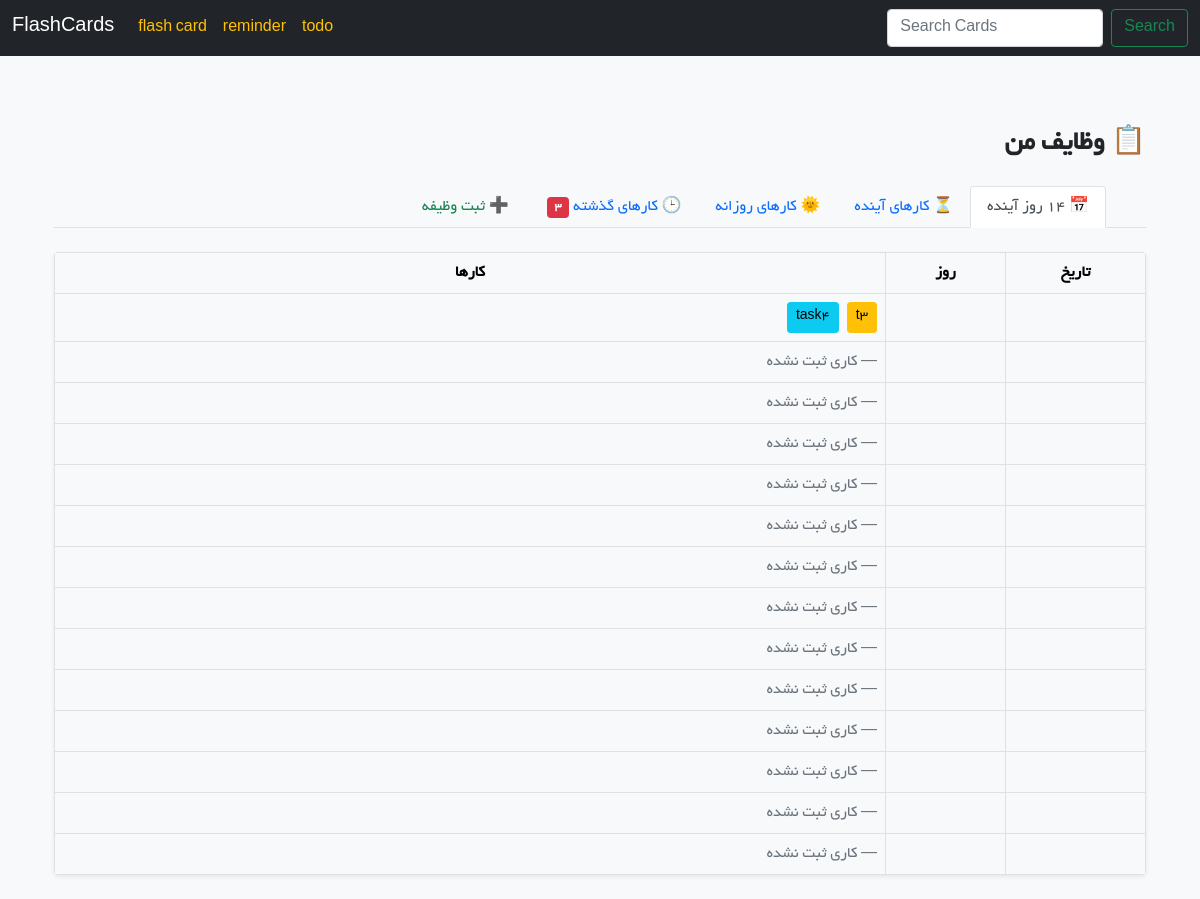
Page /todo/todos/ on the earlier database version.
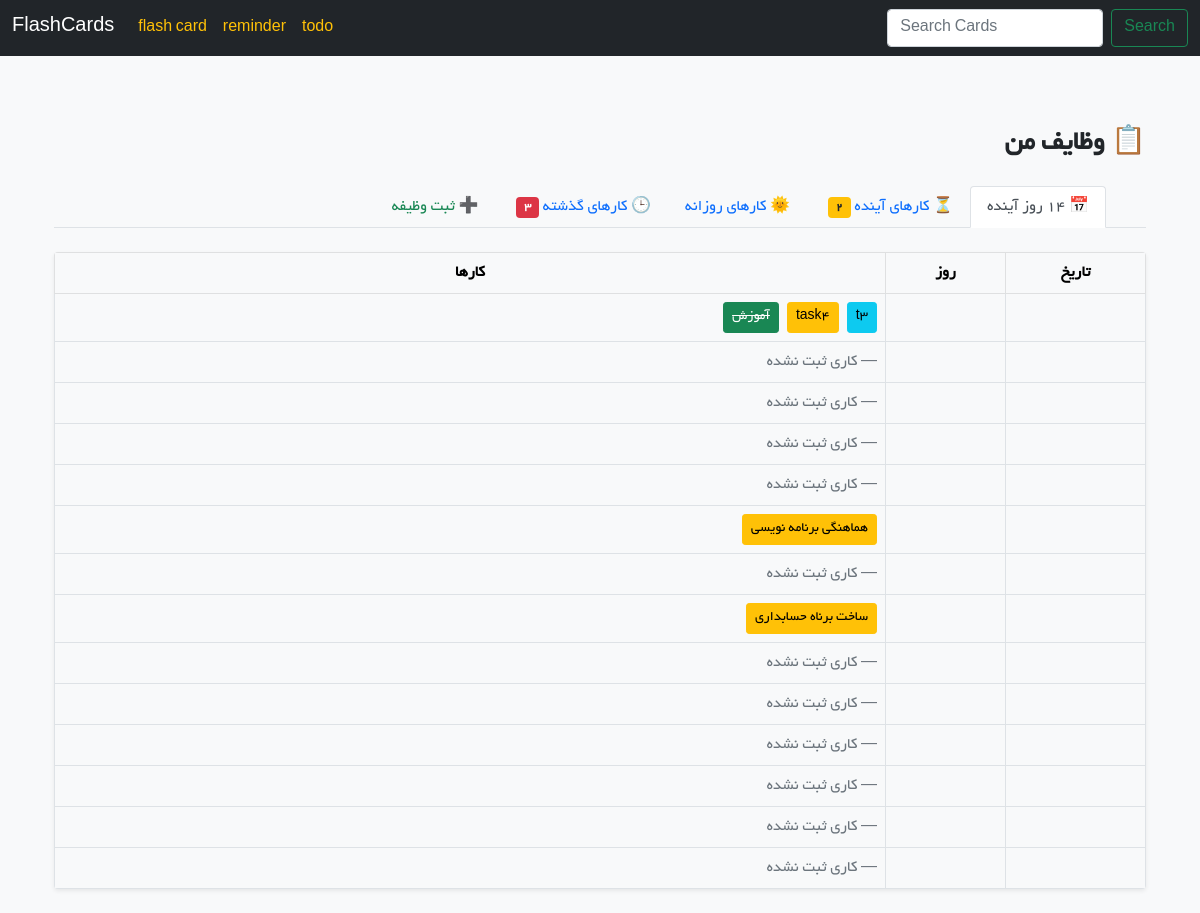
Same page on the later database version.
### todo/models.py (models this page shows, shortened)
class Todo(models.Model):
    PRIORITY_CHOICES = [
        ("low", "Low"),
        ("medium", "Medium"),
        ("high", "High"),
    ]
    title = models.CharField(max_length=200, verbose_name="عنوان")
    description = models.TextField(blank=True, null=True, verbose_name="توضیحات")
    due_date = models.DateField(blank=True, null=True, verbose_name="تاریخ")
    start_time = models.TimeField(blank=True, null=True, verbose_name="ساعت شروع")
    end_time = models.TimeField(blank=True, null=True, verbose_name="ساعت پایان")
    is_completed = models.BooleanField(default=False, verbose_name="انجام شده")
    priority = models.CharField(
        max_length=10, choices=PRIORITY_CHOICES, default="low", verbose_name="اولویت"
    )
    is_daily = models.BooleanField(
        default=False,
        verbose_name="کار روزانه"
    )
    created_at = models.DateTimeField(auto_now_add=True, verbose_name="زمان ایجاد")
    updated_at = models.DateTimeField(auto_now=True, verbose_name="آخرین ویرایش")
    class Meta:
        ordering = ["due_date", "start_time"]
        verbose_name = "وظیفه"
        verbose_name_plural = "وظایف"

### todo/views.py (the view, shortened to what this page needs)
# urls.py: path("todos/", TodoListView.as_view(), name="todo_list"),
class TodoListView(View):
    form_class = TodoForm
    def get(self, request):
        today = date.today()
        form = self.form_class()
        days = [today + timedelta(days=i) for i in range(14)]
        days_dict = {
            day: Todo.objects.filter(due_date=day).order_by("start_time")
            for day in days
        }
        future_todos = Todo.objects.filter(
            due_date__gt=today, is_completed=False
        ).order_by("due_date", "start_time")
        daily_todos = Todo.objects.filter(
            is_daily=True,
        )
        past_todos = Todo.objects.filter(
            due_date__lt=today,
            is_completed=False,
        ).order_by("-due_date")
        return render(
            request,
            "todo/todo_list.html",
            {
                "days_dict": days_dict,
                "future_todos": future_todos,
                "form": form,
                "daily_todos": daily_todos,
                "past_todos": past_todos,
            },
        )

### todo/templatetags/jalali_filters.py (called while the page is built)
@register.filter
def to_jalali(value):
    if not value:
        return ""
    return JalaliDate(value).strftime("%Y/%m/%d")

@register.filter
def jalali_weekday(value):
    if not value:
        return ""
    return JalaliDate(value).strftime("%A")

### todo/templates/todo/todo_list.html (shortened to what this page needs)
{% extends 'base.html' %}
{% load jalali_filters %}
{% load static %}
{% block content %}
<div class="container py-4" dir="rtl">
  <div class="mb-4">
    <h3 class="fw-bold">📋 وظایف من</h3>
  </div>
  <ul class="nav nav-tabs mb-4" id="todoTabs" role="tablist">
    <li class="nav-item" role="presentation">
      <button class="nav-link active"
              id="days-tab"
              data-bs-toggle="tab"
              data-bs-target="#days"
              type="button">
        📅 ۱۴ روز آینده
      </button>
    </li>
    <li class="nav-item" role="presentation">
      <button class="nav-link"
              id="future-tab"
              data-bs-toggle="tab"
              data-bs-target="#future"
              type="button">
        ⏳ کارهای آینده
        {% if future_todos %}
          <span class="badge bg-warning text-dark ms-1">{{ future_todos|length }}</span>
        {% endif %}
      </button>
    </li>
    <li class="nav-item" role="presentation">
      <button class="nav-link"
              id="daily-tab"
              data-bs-toggle="tab"
              data-bs-target="#daily"
              type="button">
        🌞 کارهای روزانه
      </button>
    </li>
    <li class="nav-item" role="presentation">
      <button class="nav-link"
              id="past-tab"
              data-bs-toggle="tab"
              data-bs-target="#past"
              type="button">
        🕒 کارهای گذشته
        {% if past_todos %}
          <span class="badge bg-danger ms-1">{{ past_todos|length }}</span>
        {% endif %}
      </button>
    </li>
    <li class="nav-item ms-auto" role="presentation">
      <button class="nav-link text-success"
              id="create-tab"
              data-bs-toggle="tab"
              data-bs-target="#create"
              type="button">
        ➕ ثبت وظیفه
      </button>
    </li>
  </ul>
  <div class="tab-content">
    <div class="tab-pane fade show active" id="days">
      <div class="table-responsive shadow-sm rounded">
        <table class="table table-bordered align-middle mb-0">
          <thead class="table-light text-center">
            <tr>
              <th style="width:140px;">تاریخ</th>
              <th style="width:120px;">روز</th>
              <th>کارها</th>
            </tr>
          </thead>
          <tbody>
            {% for day, todos in days_dict.items %}
            <tr class="{% if day|jalali_weekday == 'جمعه' %}table-danger{% endif %}">
              <td class="text-center fw-bold">{{ day|to_jalali }}</td>
              <td class="text-center">{{ day|jalali_weekday }}</td>
              <td>
                {% if todos %}
                  <div class="d-flex flex-wrap gap-2">
                    {% for todo in todos %}
                      <a href="{% url 'todo:todo_detail' todo.id %}"
                         class="btn btn-sm
                         {% if todo.is_completed %}
                           btn-success text-decoration-line-through
                         {% elif todo.priority == 'high' %}
                           btn-danger
                         {% elif todo.priority == 'medium' %}
                           btn-warning
                         {% else %}
                           btn-info
                         {% endif %}
                         ">
                        {{ todo.title }}
                      </a>
                    {% endfor %}
                  </div>
                {% else %}
                  <span class="text-muted">— کاری ثبت نشده</span>
                {% endif %}
              </td>
            </tr>
            {% endfor %}
          </tbody>
        </table>
      </div>
    </div>
  </div>
</div>
{% endblock %}

### templates/base.html (shortened to what this page needs)
{% load static %}
<!DOCTYPE html>
<html lang="fa">
<head>
  <link href="https://cdn.jsdelivr.net/npm/bootstrap@5.0.2/dist/css/bootstrap.min.css" rel="stylesheet"
 />
</head>
<body class="bg-light byekan2">
  {% include 'navbar.html' %}
  <div class="container mt-5">
    {% block content %}
    {% endblock %}
  </div>
</body>
</html>

### templates/navbar.html (shortened to what this page needs)
<nav class="navbar navbar-expand-lg navbar-dark bg-dark">
  <div class="container-fluid">
    <a class="navbar-brand" href="{% url 'home:home' %}">FlashCards</a>
    <div class="collapse navbar-collapse" id="navbarNavDropdown">
      <ul class="navbar-nav">
        <li class="nav-item">
          <a class="nav-link active text-warning" aria-current="page" href="{% url 'home:home' %}">flash card</a>
        </li>
        <li class="nav-item">
          <a class="nav-link active text-warning" aria-current="page" href="{% url 'reminder:home' %}">reminder</a>
        </li>
        <li class="nav-item">
          <a class="nav-link active text-warning" aria-current="page" href="{% url 'todo:todo_list' %}">todo</a>
        </li>
      </ul>
      <form class="d-flex ms-auto" action="{% url 'home:cardsearch' %}" method="get">
        <input class="form-control me-2" type="search" placeholder="Search Cards" aria-label="Search" name="query" value="{{ request.GET.query }}">
        <button class="btn btn-outline-success" type="submit">Search</button>
      </form>
    </div>
  </div>
</nav>

Differences in the rows shown:
changed Todo (number 1 of 5 on the later page): priority "medium" → "low" (drawn)
changed Todo "task4": priority "low" → "medium" (drawn)
added Todo: title "آموزش", is_completed True (drawn)
added Todo: title "هماهنگی برنامه نویسی"
added Todo: title "ساخت برناه حسابداری"
Other differences:
{{ future_todos|length }}: (not shown) → "2"
list line gone: "— کاری ثبت نشده"
